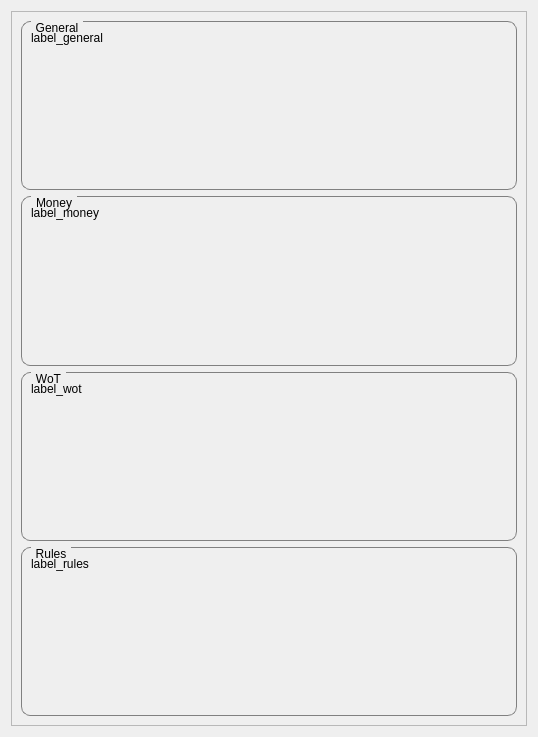
<?xml version="1.0" encoding="UTF-8"?>
<ui version="4.0">
 <class>InformationsTabWidget</class>
 <widget class="QWidget" name="InformationsTabWidget">
  <property name="geometry">
   <rect>
    <x>0</x>
    <y>0</y>
    <width>538</width>
    <height>737</height>
   </rect>
  </property>
  <property name="windowTitle">
   <string>Form</string>
  </property>
  <layout class="QGridLayout" name="gridLayout">
   <item row="0" column="0">
    <widget class="QScrollArea" name="scrollArea">
     <property name="styleSheet">
      <string notr="true">QGroupBox {
    border: 1px solid gray;
    border-radius: 9px;
    margin-top: 0.5em;
}

QGroupBox::title {
    subcontrol-origin: margin;
    left: 10px;
    padding: 0 3px 0 3px;
	font-weight: bold;
}</string>
     </property>
     <property name="widgetResizable">
      <bool>true</bool>
     </property>
     <widget class="QWidget" name="scrollAreaWidgetContents">
      <property name="geometry">
       <rect>
        <x>0</x>
        <y>0</y>
        <width>518</width>
        <height>717</height>
       </rect>
      </property>
      <layout class="QVBoxLayout" name="verticalLayout_5">
       <item>
        <widget class="QGroupBox" name="group_general">
         <property name="styleSheet">
          <string notr="true"/>
         </property>
         <property name="title">
          <string>General</string>
         </property>
         <property name="flat">
          <bool>false</bool>
         </property>
         <layout class="QVBoxLayout" name="verticalLayout_2">
          <item>
           <widget class="QLabel" name="label_general">
            <property name="text">
             <string>label_general</string>
            </property>
            <property name="scaledContents">
             <bool>false</bool>
            </property>
            <property name="alignment">
             <set>Qt::AlignLeading|Qt::AlignLeft|Qt::AlignTop</set>
            </property>
           </widget>
          </item>
         </layout>
        </widget>
       </item>
       <item>
        <widget class="QGroupBox" name="group_money">
         <property name="title">
          <string>Money</string>
         </property>
         <layout class="QVBoxLayout" name="verticalLayout_3">
          <item>
           <widget class="QLabel" name="label_money">
            <property name="text">
             <string>label_money</string>
            </property>
            <property name="alignment">
             <set>Qt::AlignLeading|Qt::AlignLeft|Qt::AlignTop</set>
            </property>
           </widget>
          </item>
         </layout>
        </widget>
       </item>
       <item>
        <widget class="QGroupBox" name="group_wot">
         <property name="title">
          <string>WoT</string>
         </property>
         <layout class="QVBoxLayout" name="verticalLayout_4">
          <item>
           <widget class="QLabel" name="label_wot">
            <property name="text">
             <string>label_wot</string>
            </property>
            <property name="alignment">
             <set>Qt::AlignLeading|Qt::AlignLeft|Qt::AlignTop</set>
            </property>
           </widget>
          </item>
         </layout>
        </widget>
       </item>
       <item>
        <widget class="QGroupBox" name="group_rules">
         <property name="title">
          <string>Rules</string>
         </property>
         <layout class="QVBoxLayout" name="verticalLayout_6">
          <item>
           <widget class="QLabel" name="label_rules">
            <property name="text">
             <string>label_rules</string>
            </property>
            <property name="alignment">
             <set>Qt::AlignLeading|Qt::AlignLeft|Qt::AlignTop</set>
            </property>
           </widget>
          </item>
         </layout>
        </widget>
       </item>
      </layout>
     </widget>
    </widget>
   </item>
  </layout>
 </widget>
 <resources>
  <include location="../icons/icons.qrc"/>
 </resources>
 <connections/>
</ui>
